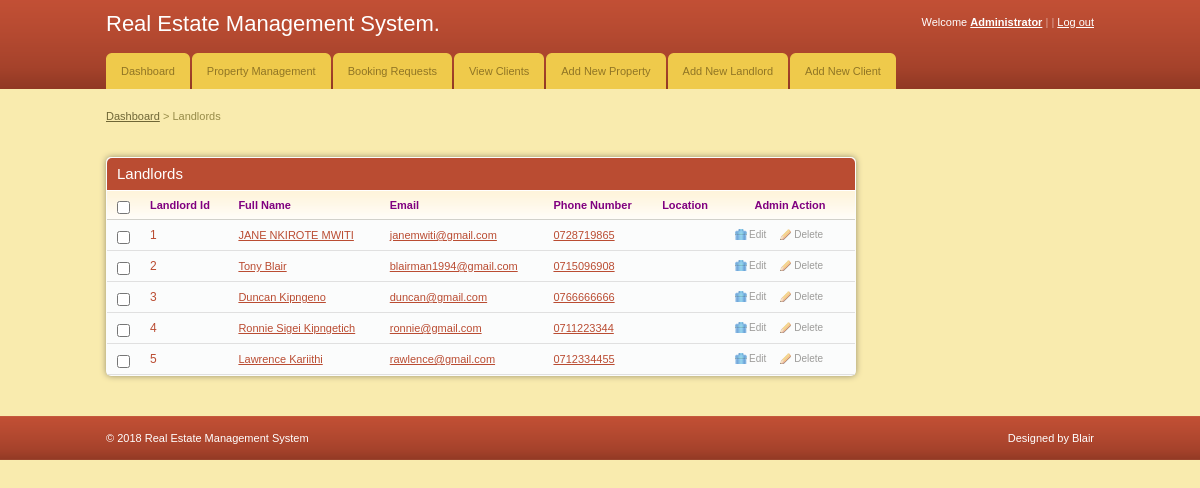
Screenshot of /admin/view_landlords.php with the database file from the repository.
### tables this page shows
CREATE TABLE `landlord` (
  `landlord_id` int(11) NOT NULL,
  `l_username` varchar(30) NOT NULL,
  `email` varchar(30) NOT NULL,
  `fName` varchar(50) NOT NULL,
  `phonenumber` varchar(10) NOT NULL,
  `password` varchar(32) NOT NULL
);

### admin/view_landlords.php (the view, shortened to what this page needs)
<!DOCTYPE html PUBLIC "-//W3C//DTD XHTML 1.0 Transitional//EN" "http://www.w3.org/TR/xhtml1/DTD/xhtml1-transitional.dtd">
<html xmlns="http://www.w3.org/1999/xhtml">
<head>
	<link rel="stylesheet" href="css/style.css" type="text/css" media="all" />
</head>
<body>
<div id="header">
	<div class="shell">
		<?php
			include 'menu.php';
		?>
	</div>
</div>
<div id="container">
	<div class="shell">
		<div class="small-nav">
			<a href="index.php">Dashboard</a>
			<span>&gt;</span>
			Landlords
		</div>
		<br />
		<div id="main">
			<div id="content">
				<div class="box">
					<div class="box-head">
						<h2 class="left">Landlords</h2>
					</div>
					<div class="table">
						<table width="100%" border="0" cellspacing="0" cellpadding="0">
							<tr>
								<th width="13"><input type="checkbox" class="checkbox" /></th>
								<th><font color="purple">Landlord Id</font></th>
								<th><font color="purple">Full Name</font></th>
								<th><font color="purple">Email</font></th>
								<th><font color="purple">Phone Number</font></th>
								<th><font color="purple">Location</font></th>
								<th width="110" class="ac"><font color="purple">Admin Action</font></th>
							</tr>
							<?php
								include '../includes/config.php';
								$select = "SELECT * FROM landlord";
								$result = mysqli_query($conn,$select) or die(mysqli_error($conn));
								while($row = $result->fetch_assoc()){
							?>
							<tr>
								<td><input type="checkbox" class="checkbox" /></td>
								<td><h3><a href="#"><?php echo $row['landlord_id'] ?></a></h3></td>
								<td><a href="#"><?php echo $row['fName'] ?></a></td>
								<td><a href="#"><?php echo $row['email'] ?></a></td>
								<td><a href="#"><?php echo $row['phonenumber'] ?></a></td>
                               		<td><a href="#"><?php echo $row['location'] ?></a></td>
								<td><a href="javascript:sureToEdit(<?php echo $row['landlord_id'];?>)" class="ico del">Edit</a><a href="javascript:sureToDelete(<?php echo $row['landlord_id'];?>)" class="ico edit">Delete</a></td>
							</tr>
							<?php
								}
							?>
						</table>
					</div>
				</div>
			</div>
		</div>
	</div>
</div>
<div id="footer">
	<div class="shell">
		<span class="left">&copy; <?php echo date("Y");?> Real Estate Management System</span>
		<span class="right">
			Designed by Blair</a>
		</span>
	</div>
</div>
</body>
</html>

### admin/css/style.css (style rules this page uses)
* { padding:0; margin:0; outline:0; }
body { background:#f9ebae; font-family: Verdana, sans-serif; font-size:11px; line-height:14px; color:#5e5e5e; }
input, textarea, select { font-family: Verdana, sans-serif; font-size:13px; }
.checkbox { width:13px; height:13px; vertical-align:top; position:relative; top:2px; }
a { color:#ba4c32; text-decoration: underline; cursor:pointer; }
.left, .alignleft { float:left; display:inline; }
.right, .alignright { float:right; display:inline; }
.ac { text-align: center !important; }
h2 { font-size:15px; font-weight: normal; }
h3 { font-size:12px; line-height:14px; font-weight: normal; }
h3 a { text-decoration: none; }
.shell { width:988px; margin:0 auto; }
#header { height:89px; background:url(images/header.gif); white-space:nowrap; }
#container { padding:20px 0; }
.small-nav { color:#978b48; padding-bottom:20px; }
.small-nav a { color:#6f6636; }
#content { float:left; width:750px; }
.table th { background:#fffdfa url(images/th.gif) repeat-x 0 0; color:#818181; text-align: left; padding:7px 10px; border-bottom:solid 1px #d2d1cb; }
.table td { background:#fbfcfc; border-bottom:solid 1px #e0e0e0; padding:8px 10px; }
.box { background:#fbfcfc; height:100%; padding:1px; margin-bottom:20px; }
.box-head { background:#ba4c32; height:32px; color:#fff; padding: 0 10px; line-height:32px; white-space:nowrap; border-bottom:solid 1px #fff; }
a.ico { color:#9d9c9a; font-size:10px; text-decoration: none; padding:0 0 0 14px; background-repeat:no-repeat; background-position:0 0; }
a.del { background-image:url(images/del.gif) }
a.edit { background-image:url(images/edit.gif); margin-left:14px; }
#footer { height:44px; background:url(images/footer.gif); line-height:44px; color:#fff; }
.box { -moz-border-radius:5px; -webkit-border-radius:5px; -moz-box-shadow: 0 0 6px #978f6c; -webkit-box-shadow: 0 0 6px #978f6c; }
.box-head { -moz-border-radius-topleft:5px; -moz-border-radius-topright:5px; -webkit-border-top-left-radius:5px; -webkit-border-top-right-radius:5px; }

### rows the page displays
landlord: landlord_id "1", fName "JANE NKIROTE MWITI", email "janemwiti@gmail.com", phonenumber "0728719865"
landlord: landlord_id "2", fName "Tony Blair", email "blairman1994@gmail.com", phonenumber "0715096908"
landlord: landlord_id "3", fName "Duncan Kipngeno", email "duncan@gmail.com", phonenumber "0766666666"
landlord: landlord_id "4", fName "Ronnie Sigei Kipngetich", email "ronnie@gmail.com", phonenumber "0711223344"
landlord: landlord_id "5", fName "Lawrence Kariithi", email "rawlence@gmail.com", phonenumber "0712334455"
